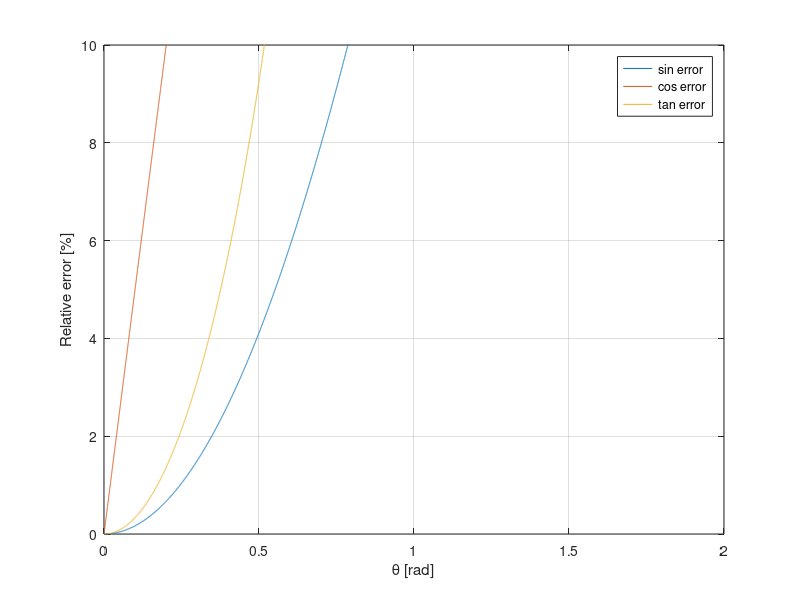

Source code (MATLAB):
%% Small angles approximation
clc; clear; close all;

% we want tan(theta), cos(theta) and sn(theta) to be close enough to theta

theta = linspace(0,89, 10000); % [°]
thetaRad = theta * pi / 180; % [rad]

sinError = abs(thetaRad-sin(thetaRad))./thetaRad * 100; % [%]
cosError = (1 - abs(1 - cos(thetaRad) - thetaRad)./thetaRad) * 100 % [%]
tanError = abs(thetaRad-tan(thetaRad))./thetaRad * 100; % [%]

%% plot
figure();
plot(thetaRad, sinError);
hold on;
plot(thetaRad, cosError);
plot(thetaRad, tanError);
hold off; 
xlabel('\theta [rad]');
ylabel('Relative error [%]');
ylim([0,10]);
legend('sin error', 'cos error', 'tan error');
grid on;
